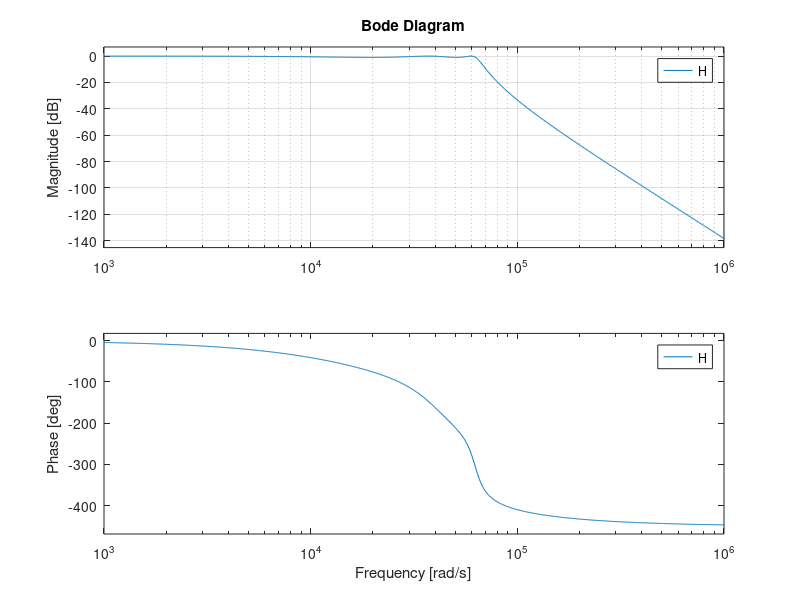

This chart was generated by the following MATLAB code:
clear all 
close all
clc 
%% Transfer function
omega=2e4*pi;
num = [ 1 ];
den1 = [1 (omega*0.2895)];
den2 = [1 (0.4684*omega) (0.4293*omega^2) ];
den3 = [1 (0.1789*omega) (0.9883*omega^2) ];


H1 = tf(num,den1);
H2 = tf(num,den2);
H3 = tf(num,den3);
H = ((omega^5)/8.1408)*H1*H2*H3; 
%% Figure To Draw 
figure ;
%% Plotting 
bode(H);
%% Graph Grid 
grid;
